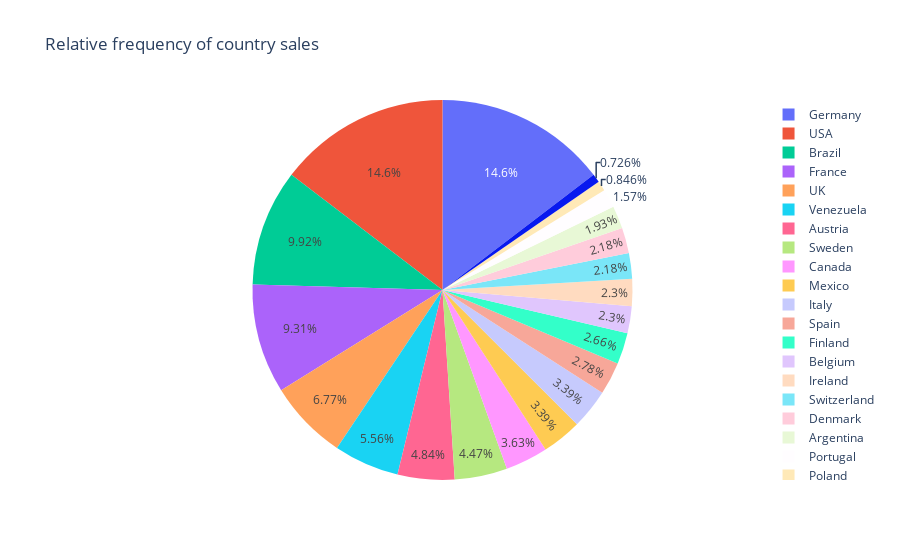

Notebook code cell kept with this figure:
### Code cell
exp.pie(data_frame=orders,names='country',title='Relative frequency of country sales')

### Figure 1 — Plotly figure (JSON) as saved in the notebook; plotly's stock layout.template omitted (floating-point values rounded to 4 significant figures; data arrays with more than 128 entries replaced by an {"elided": "..."} marker saying what was removed)
{"data": [{"domain": {"x": [0, 1], "y": [0, 1]}, "hovertemplate": "country=%{label}<extra></extra>", "labels": {"elided": "827 str values"}, "legendgroup": "", "name": "", "showlegend": true, "type": "pie"}], "layout": {"legend": {"tracegroupgap": 0}, "title": {"text": "Relative frequency of country sales"}}}
